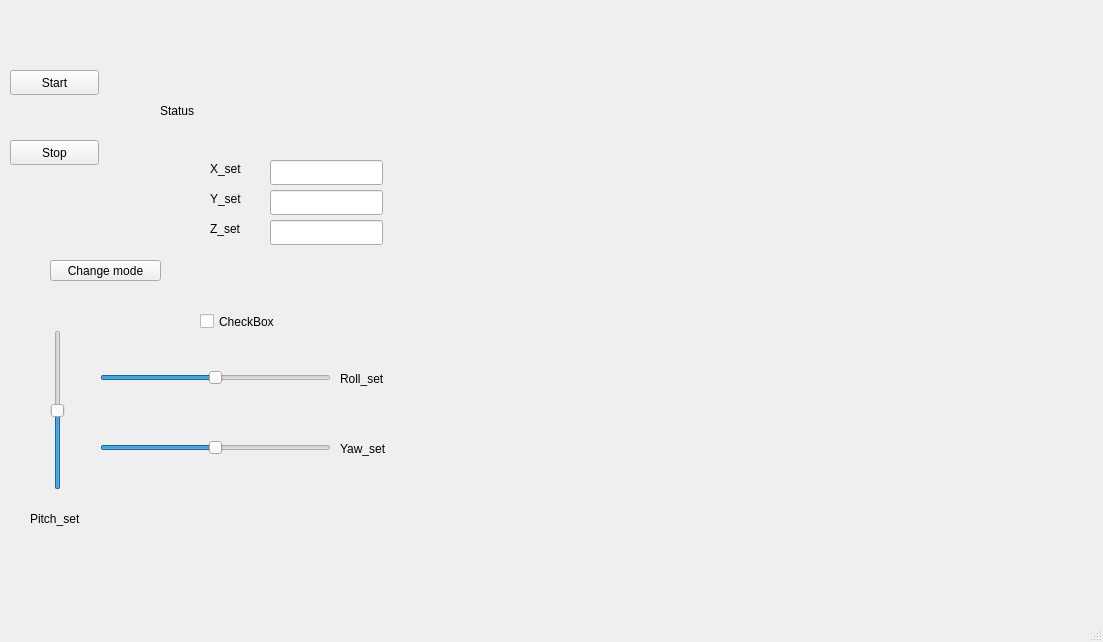
<?xml version="1.0" encoding="UTF-8"?>
<ui version="4.0">
 <class>MainWindow</class>
 <widget class="QMainWindow" name="MainWindow">
  <property name="geometry">
   <rect>
    <x>0</x>
    <y>0</y>
    <width>1103</width>
    <height>642</height>
   </rect>
  </property>
  <property name="windowTitle">
   <string>MainWindow</string>
  </property>
  <widget class="QWidget" name="centralwidget">
   <widget class="QPushButton" name="btnStart">
    <property name="geometry">
     <rect>
      <x>10</x>
      <y>70</y>
      <width>89</width>
      <height>25</height>
     </rect>
    </property>
    <property name="text">
     <string>Start</string>
    </property>
   </widget>
   <widget class="QPushButton" name="btnStop">
    <property name="geometry">
     <rect>
      <x>10</x>
      <y>140</y>
      <width>89</width>
      <height>25</height>
     </rect>
    </property>
    <property name="text">
     <string>Stop</string>
    </property>
   </widget>
   <widget class="QLabel" name="lblStatus">
    <property name="geometry">
     <rect>
      <x>160</x>
      <y>90</y>
      <width>181</width>
      <height>41</height>
     </rect>
    </property>
    <property name="text">
     <string>Status</string>
    </property>
   </widget>
   <widget class="QLabel" name="label">
    <property name="geometry">
     <rect>
      <x>210</x>
      <y>220</y>
      <width>67</width>
      <height>17</height>
     </rect>
    </property>
    <property name="text">
     <string>Z_set</string>
    </property>
   </widget>
   <widget class="QLabel" name="label_2">
    <property name="geometry">
     <rect>
      <x>210</x>
      <y>190</y>
      <width>67</width>
      <height>17</height>
     </rect>
    </property>
    <property name="text">
     <string>Y_set</string>
    </property>
   </widget>
   <widget class="QLabel" name="label_3">
    <property name="geometry">
     <rect>
      <x>210</x>
      <y>160</y>
      <width>67</width>
      <height>17</height>
     </rect>
    </property>
    <property name="text">
     <string>X_set</string>
    </property>
   </widget>
   <widget class="QLineEdit" name="editZSet">
    <property name="geometry">
     <rect>
      <x>270</x>
      <y>220</y>
      <width>113</width>
      <height>25</height>
     </rect>
    </property>
   </widget>
   <widget class="QLineEdit" name="editYSet">
    <property name="geometry">
     <rect>
      <x>270</x>
      <y>190</y>
      <width>113</width>
      <height>25</height>
     </rect>
    </property>
   </widget>
   <widget class="QLineEdit" name="editXSet">
    <property name="geometry">
     <rect>
      <x>270</x>
      <y>160</y>
      <width>113</width>
      <height>25</height>
     </rect>
    </property>
   </widget>
   <widget class="QWidget" name="widget3D" native="true">
    <property name="geometry">
     <rect>
      <x>519</x>
      <y>9</y>
      <width>571</width>
      <height>391</height>
     </rect>
    </property>
    <widget class="QWidget" name="verticalLayoutWidget">
     <property name="geometry">
      <rect>
       <x>0</x>
       <y>0</y>
       <width>571</width>
       <height>391</height>
      </rect>
     </property>
     <layout class="QVBoxLayout" name="verticalLayout"/>
    </widget>
   </widget>
   <widget class="QSlider" name="sliderRoll">
    <property name="geometry">
     <rect>
      <x>100</x>
      <y>370</y>
      <width>231</width>
      <height>16</height>
     </rect>
    </property>
    <property name="minimum">
     <number>-45</number>
    </property>
    <property name="maximum">
     <number>45</number>
    </property>
    <property name="singleStep">
     <number>1</number>
    </property>
    <property name="value">
     <number>0</number>
    </property>
    <property name="orientation">
     <enum>Qt::Horizontal</enum>
    </property>
   </widget>
   <widget class="QSlider" name="sliderYaw">
    <property name="geometry">
     <rect>
      <x>100</x>
      <y>440</y>
      <width>231</width>
      <height>16</height>
     </rect>
    </property>
    <property name="minimum">
     <number>-90</number>
    </property>
    <property name="maximum">
     <number>90</number>
    </property>
    <property name="singleStep">
     <number>1</number>
    </property>
    <property name="orientation">
     <enum>Qt::Horizontal</enum>
    </property>
   </widget>
   <widget class="QLabel" name="lblRollVal">
    <property name="geometry">
     <rect>
      <x>340</x>
      <y>370</y>
      <width>67</width>
      <height>17</height>
     </rect>
    </property>
    <property name="text">
     <string>Roll_set</string>
    </property>
   </widget>
   <widget class="QLabel" name="lblPitchVal">
    <property name="geometry">
     <rect>
      <x>30</x>
      <y>510</y>
      <width>67</width>
      <height>17</height>
     </rect>
    </property>
    <property name="text">
     <string>Pitch_set</string>
    </property>
   </widget>
   <widget class="QLabel" name="lblYawVal">
    <property name="geometry">
     <rect>
      <x>340</x>
      <y>440</y>
      <width>67</width>
      <height>17</height>
     </rect>
    </property>
    <property name="text">
     <string>Yaw_set</string>
    </property>
   </widget>
   <widget class="QCheckBox" name="chkEnableAtt">
    <property name="geometry">
     <rect>
      <x>200</x>
      <y>310</y>
      <width>92</width>
      <height>23</height>
     </rect>
    </property>
    <property name="text">
     <string>CheckBox</string>
    </property>
   </widget>
   <widget class="QSlider" name="sliderPitch">
    <property name="geometry">
     <rect>
      <x>50</x>
      <y>330</y>
      <width>16</width>
      <height>160</height>
     </rect>
    </property>
    <property name="minimum">
     <number>-45</number>
    </property>
    <property name="maximum">
     <number>45</number>
    </property>
    <property name="orientation">
     <enum>Qt::Vertical</enum>
    </property>
   </widget>
   <widget class="QPushButton" name="pushButton">
    <property name="geometry">
     <rect>
      <x>50</x>
      <y>260</y>
      <width>111</width>
      <height>21</height>
     </rect>
    </property>
    <property name="text">
     <string>Change mode</string>
    </property>
   </widget>
  </widget>
  <widget class="QMenuBar" name="menubar">
   <property name="geometry">
    <rect>
     <x>0</x>
     <y>0</y>
     <width>1103</width>
     <height>22</height>
    </rect>
   </property>
  </widget>
  <widget class="QStatusBar" name="statusbar"/>
 </widget>
 <resources/>
 <connections/>
</ui>
